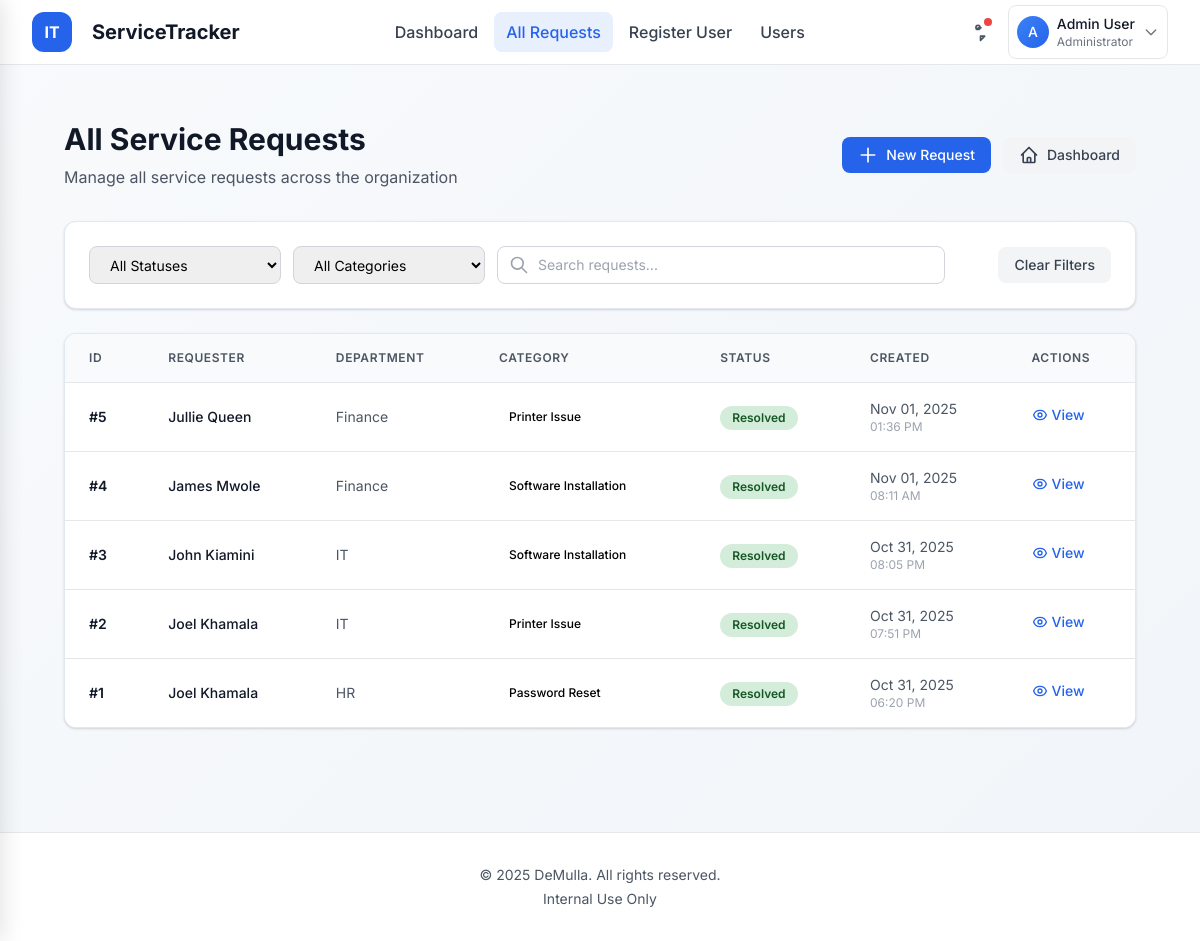
Page /requests/ (signed in) on the committed database.
### requests_app/models.py (models this page shows, shortened)
class ServiceRequest(models.Model):
    STATUS_CHOICES = [
        ('Pending', 'Pending'),
        ('In Progress', 'In Progress'),
        ('Resolved', 'Resolved'),
    ]
    CATEGORY_CHOICES = [
        ('Password Reset', 'Password Reset'),
        ('Printer Issue', 'Printer Issue'),
        ('Software Installation', 'Software Installation'),
        ('Network Problem', 'Network Problem'),
        ('Other', 'Other'),
    ]
    requester_name = models.CharField(max_length=150)
    department = models.CharField(max_length=100)
    category = models.CharField(max_length=100, choices=CATEGORY_CHOICES)
    description = models.TextField()
    status = models.CharField(max_length=20, choices=STATUS_CHOICES, default='Pending')
    created_at = models.DateTimeField(default=timezone.now)
    updated_at = models.DateTimeField(auto_now=True)
    resolved_at = models.DateTimeField(null=True, blank=True)
    resolved_by = models.ForeignKey(User, on_delete=models.SET_NULL, null=True, blank=True, related_name='resolved_requests')

### requests_app/views.py (the view)
# urls.py: path('requests/', views.list_requests, name='list_requests'),
@login_required
def list_requests(request):
    if not request.user.is_staff:
        return redirect('requests_app:my_requests')
    qs = ServiceRequest.objects.order_by('-created_at')
    total_count = qs.count()
    pending_count = qs.filter(status='Pending').count()
    in_progress_count = qs.filter(status='In Progress').count()
    resolved_count = qs.filter(status='Resolved').count()
    status = request.GET.get('status')
    if status:
        qs = qs.filter(status=status)
    return render(request, 'requests_list.html', {
        'requests': qs,
        'user': request.user,
        'is_my_requests': False,
        'total_count': total_count,
        'pending_count': pending_count,
        'in_progress_count': in_progress_count,
        'resolved_count': resolved_count,
    })

### requests_app/templates/requests_list.html (shortened to what this page needs)
{% extends "base.html" %}
{% load static %}
{% block content %}
<div class="max-w-7xl mx-auto px-4 sm:px-6 lg:px-8 py-8">
  <div class="flex flex-col sm:flex-row sm:items-center sm:justify-between mb-8">
    <div class="mb-4 sm:mb-0">
      <h1 class="text-3xl font-bold text-gray-900">
        {% if is_my_requests %}My Service Requests{% else %}All Service Requests{% endif %}
      </h1>
      <p class="mt-2 text-gray-600">
        {% if is_my_requests %}
          Track and manage your service requests
        {% else %}
          Manage all service requests across the organization
        {% endif %}
      </p>
    </div>
    <div class="flex flex-col sm:flex-row gap-3">
      <a href="{% url 'requests_app:submit_request' %}" class="btn-primary inline-flex items-center justify-center px-4 py-2 text-sm font-medium">
        <svg class="w-5 h-5 mr-2" fill="none" stroke="currentColor" viewBox="0 0 24 24">
          <path stroke-linecap="round" stroke-linejoin="round" stroke-width="2" d="M12 4v16m8-8H4"/>
        </svg>
        New Request
      </a>
      {% if user.is_staff and not is_my_requests %}
      <a href="{% url 'requests_app:ui_dashboard' %}" class="btn-secondary inline-flex items-center justify-center px-4 py-2 text-sm font-medium">
        <svg class="w-5 h-5 mr-2" fill="none" stroke="currentColor" viewBox="0 0 24 24">
          <path stroke-linecap="round" stroke-linejoin="round" stroke-width="2" d="M3 12l2-2m0 0l7-7 7 7M5 10v10a1 1 0 001 1h3m10-11l2 2m-2-2v10a1 1 0 01-1 1h-3m-6 0a1 1 0 001-1v-4a1 1 0 011-1h2a1 1 0 011 1v4a1 1 0 001 1m-6 0h6"/>
        </svg>
        Dashboard
      </a>
      {% endif %}
    </div>
  </div>
  {% if user.is_staff and not is_my_requests %}
  <div class="card bg-white rounded-xl shadow-sm p-6 mb-6">
    <div class="flex flex-col lg:flex-row lg:items-center lg:justify-between gap-4">
      <div class="flex flex-col sm:flex-row gap-3 flex-1">
        <select id="statusFilter" class="form-select rounded-lg border-gray-300 text-sm px-4 py-2 w-full sm:w-48">
          <option value="">All Statuses</option>
        </select>
        <select id="categoryFilter" class="form-select rounded-lg border-gray-300 text-sm px-4 py-2 w-full sm:w-48">
          <option value="">All Categories</option>
      </select>
        <div class="relative flex-1 max-w-md">
          <input type="text" id="searchInput" placeholder="Search requests..." class="form-input pl-10 pr-4 py-2 rounded-lg border-gray-300 text-sm w-full" />
          <svg class="w-5 h-5 text-gray-400 absolute left-3 top-1/2 -translate-y-1/2" fill="none" stroke="currentColor" viewBox="0 0 24 24">
            <path stroke-linecap="round" stroke-linejoin="round" stroke-width="2" d="M21 21l-6-6m2-5a7 7 0 11-14 0 7 7 0 0114 0z"/>
          </svg>
        </div>
      </div>
      <button id="clearFilters" class="btn-secondary px-4 py-2 text-sm font-medium whitespace-nowrap">
        Clear Filters
      </button>
    </div>
  </div>
  {% endif %}
  <div class="card bg-white rounded-xl shadow-sm overflow-hidden">
    {% if requests %}
    <div class="overflow-x-auto">
      <table class="min-w-full divide-y divide-gray-200">
        <thead class="bg-gray-50">
          <tr>
            <th class="px-6 py-4 text-left text-xs font-semibold text-gray-600 uppercase tracking-wider">ID</th>
            {% if user.is_staff and not is_my_requests %}
            <th class="px-6 py-4 text-left text-xs font-semibold text-gray-600 uppercase tracking-wider">Requester</th>
            {% endif %}
            <th class="px-6 py-4 text-left text-xs font-semibold text-gray-600 uppercase tracking-wider">Department</th>
            <th class="px-6 py-4 text-left text-xs font-semibold text-gray-600 uppercase tracking-wider">Category</th>
            <th class="px-6 py-4 text-left text-xs font-semibold text-gray-600 uppercase tracking-wider">Status</th>
            <th class="px-6 py-4 text-left text-xs font-semibold text-gray-600 uppercase tracking-wider">Created</th>
            <th class="px-6 py-4 text-left text-xs font-semibold text-gray-600 uppercase tracking-wider">Actions</th>
          </tr>
        </thead>
        <tbody class="divide-y divide-gray-200 bg-white">
          {% for req in requests %}
          <tr class="hover:bg-gray-50 transition-colors duration-150 request-row"
              data-status="{{ req.status }}"
              data-category="{{ req.category }}"
              data-search="{{ req.id }} {{ req.requester_name }} {{ req.department|default:'' }} {{ req.category }} {{ req.status }} {{ req.created_at|date:'M d, Y' }}">
            <td class="px-6 py-4 whitespace-nowrap">
              <div class="text-sm font-semibold text-gray-900">#{{ req.id }}</div>
            </td>
            {% if user.is_staff and not is_my_requests %}
            <td class="px-6 py-4 whitespace-nowrap">
              <div class="text-sm font-medium text-gray-900">{{ req.requester_name }}</div>
            </td>
            {% endif %}
            <td class="px-6 py-4 whitespace-nowrap">
              <div class="text-sm text-gray-600">{{ req.department|default:"-" }}</div>
            </td>
            <td class="px-6 py-4 whitespace-nowrap">
              <div class="flex items-center">
                <span class="category-badge category-{{ req.category|lower|slugify }} text-xs font-medium px-2.5 py-0.5 rounded-full">
                  {{ req.category }}
                </span>
              </div>
            </td>
            <td class="px-6 py-4 whitespace-nowrap">
              <span class="status-badge status-{{ req.status|lower|slugify }} text-xs font-semibold px-3 py-1 rounded-full">
                {{ req.status }}
              </span>
            </td>
            <td class="px-6 py-4 whitespace-nowrap">
              <div class="text-sm text-gray-600">{{ req.created_at|date:"M d, Y" }}</div>
              <div class="text-xs text-gray-400">{{ req.created_at|date:"h:i A" }}</div>
            </td>
            <td class="px-6 py-4 whitespace-nowrap">
              <a href="{% url 'requests_app:detail_request' req.id %}"
                 class="btn-view inline-flex items-center text-sm font-medium text-blue-600 hover:text-blue-900">
                View
              </a>
            </td>
          </tr>
          {% endfor %}
        </tbody>
      </table>
    </div>
    {% endif %}
  </div>
</div>
{% endblock %}

### requests_app/templates/base.html (shortened to what this page needs)
<!DOCTYPE html>
<html lang="en">
<head>
  <script src="https://cdn.tailwindcss.com"></script>
</head>
<body class="min-h-screen">
  <nav class="bg-white border-b border-gray-200 sticky top-0 z-50">
    <div class="max-w-7xl mx-auto px-4 sm:px-6 lg:px-8">
      <div class="flex justify-between items-center h-16">
        <div class="flex items-center">
          <a href="{% url 'requests_app:home' %}" class="flex items-center gap-3">
            <div class="h-10 w-10 rounded-xl bg-blue-600 flex items-center justify-center text-white font-bold">
              IT
            </div>
            <span class="ml-2 text-xl font-bold text-gray-900 hidden sm:block">ServiceTracker</span>
          </a>
        </div>
        <div class="hidden md:flex items-center space-x-1">
          {% if user.is_authenticated %}
            <a href="{% url 'requests_app:home' %}" class="nav-link px-3 py-2 rounded-lg text-gray-700 hover:text-blue-600 font-medium {% if request.resolver_match.url_name == 'home' %}active{% endif %}">Dashboard</a>
            {% if user.is_staff %}
              <a href="{% url 'requests_app:list_requests' %}" class="nav-link px-3 py-2 rounded-lg text-gray-700 hover:text-blue-600 font-medium {% if request.resolver_match.url_name == 'list_requests' %}active{% endif %}">All Requests</a>
              <a href="{% url 'requests_app:signup' %}" class="nav-link px-3 py-2 rounded-lg text-gray-700 hover:text-blue-600 font-medium {% if request.resolver_match.url_name == 'signup' %}active{% endif %}">Register User</a>
<a href="{% url 'requests_app:user_list' %}" class="nav-link px-3 py-2 rounded-lg text-gray-700 hover:text-blue-600 font-medium {% if request.resolver_match.url_name == 'signup' %}active{% endif %}">Users</a>
            {% endif %}
          {% endif %}
        </div>
        <div class="flex items-center space-x-3">
          {% if user.is_authenticated %}
            <div class="relative">
              <button class="p-2 rounded-lg text-gray-600 hover:text-gray-900 hover:bg-gray-100 transition-colors">
                <svg class="h-5 w-5" fill="none" viewBox="0 0 24 24" stroke="currentColor">
                  <path stroke-linecap="round" stroke-linejoin="round" stroke-width="2" d="M15 17h5l-5 5v-5zM10.24 8.56a5.97 5.97 0 01 5.36-1.68M14.5 6.5a2.5 2.5 0 11-5 0 2.5 2.5 0 015 0z" />
                </svg>
                <span class="absolute top-1 right-1 h-2 w-2 bg-red-500 rounded-full"></span>
              </button>
            </div>
            <div class="user-dropdown-container">
              <button id="userMenuButton" class="flex items-center space-x-2 p-2 rounded-lg border border-gray-200 hover:border-gray-300 bg-white hover:bg-gray-50 transition-colors">
                <div class="h-8 w-8 rounded-full bg-gradient-to-br from-blue-500 to-blue-600 flex items-center justify-center text-white text-sm font-medium">
                  {{ user.get_full_name|default:user.username|first|upper }}
                </div>
                <div class="hidden sm:block text-left">
                  <p class="text-sm font-medium text-gray-900">{{ user.get_full_name|default:user.username }}</p>
                  <p class="text-xs text-gray-500">
                    {% if user.is_staff %}Administrator{% else %}User{% endif %}
                  </p>
                </div>
                <svg class="h-4 w-4 text-gray-500" fill="none" viewBox="0 0 24 24" stroke="currentColor">
                  <path stroke-linecap="round" stroke-linejoin="round" stroke-width="2" d="M19 9l-7 7-7-7" />
                </svg>
              </button>
            </div>
          {% else %}
            <a href="{% url 'requests_app:account_login' %}" class="btn-primary px-4 py-2 rounded-lg text-sm font-semibold">
              Sign In
            </a>
          {% endif %}
        </div>
      </div>
    </div>
    <div class="mobile-menu-container">
    </div>
  </nav>
   <main class="max-w-7xl mx-auto px-4 sm:px-6 lg:px-8 py-6">
    {% block content %}
    {% endblock %}
  </main>
  <footer class="bg-white border-t border-gray-200 mt-12">
    <div class="max-w-7xl mx-auto px-4 sm:px-6 lg:px-8 py-8">
      <div class="text-center text-sm text-gray-600">
        <p>© <span id="year"></span> DeMulla. All rights reserved.</p>
        <p class="mt-1">Internal Use Only</p>
      </div>
    </div>
  </footer>
</body>
</html>

### requests_app/templates/base.html (style rules this page uses)
:root { --primary: #2563eb; --primary-dark: #1d4ed8; --primary-light: #dbeafe; }
body { font-family: 'Inter', ui-sans-serif, system-ui, -apple-system, sans-serif; background: linear-gradient(135deg, #f8fafc 0%, #f1f5f9 100%); min-height: 100vh; }
.mobile-menu-container { position: fixed; top: 0; left: 0; width: 100%; height: 100%; z-index: 100; pointer-events: none; }
.user-dropdown-container { position: relative; }
.card { transition: all 0.3s ease; border: 1px solid #e2e8f0; background: white; }
.btn-primary { background: var(--primary); color: white; transition: all 0.2s ease; }
.nav-link.active { color: var(--primary); background: rgba(37, 99, 235, 0.1); }

### requests_app/templates/requests_list.html (style rules this page uses)
.status-badge { display: inline-flex; align-items: center; justify-content: center; }
.status-resolved { background-color: #d4edda; color: #155724; }
.category-badge { display: inline-flex; align-items: center; justify-content: center; }
.btn-primary { background-color: #2563eb; color: white; border-radius: 8px; transition: background-color 0.2s; }
.btn-secondary { background-color: #f3f4f6; color: #374151; border-radius: 8px; transition: background-color 0.2s; }
.btn-view { transition: color 0.2s; }
.card { border-radius: 12px; box-shadow: 0 1px 3px 0 rgba(0, 0, 0, 0.1), 0 1px 2px 0 rgba(0, 0, 0, 0.06); }
.form-input, .form-select { border: 1px solid #d1d5db; border-radius: 8px; }

### rows in the picture
ServiceRequest: id "5", requester_name "Jullie Queen", department "Finance", category "Printer Issue", status "Resolved", created_at "Nov 01, 2025", created_at "01:36 PM"
ServiceRequest: id "4", requester_name "James Mwole", department "Finance", category "Software Installation", status "Resolved", created_at "Nov 01, 2025", created_at "08:11 AM"
ServiceRequest: id "3", requester_name "John Kiamini", department "IT", category "Software Installation", status "Resolved", created_at "Oct 31, 2025", created_at "08:05 PM"
ServiceRequest: id "2", requester_name "Joel Khamala", department "IT", category "Printer Issue", status "Resolved", created_at "Oct 31, 2025", created_at "07:51 PM"
ServiceRequest: id "1", requester_name "Joel Khamala", department "HR", category "Password Reset", status "Resolved", created_at "Oct 31, 2025", created_at "06:20 PM"

### other values in the picture
{{ user.get_full_name|default:user.username|first|upper }} "A"
{{ user.get_full_name|default:user.username }} "Admin User"
